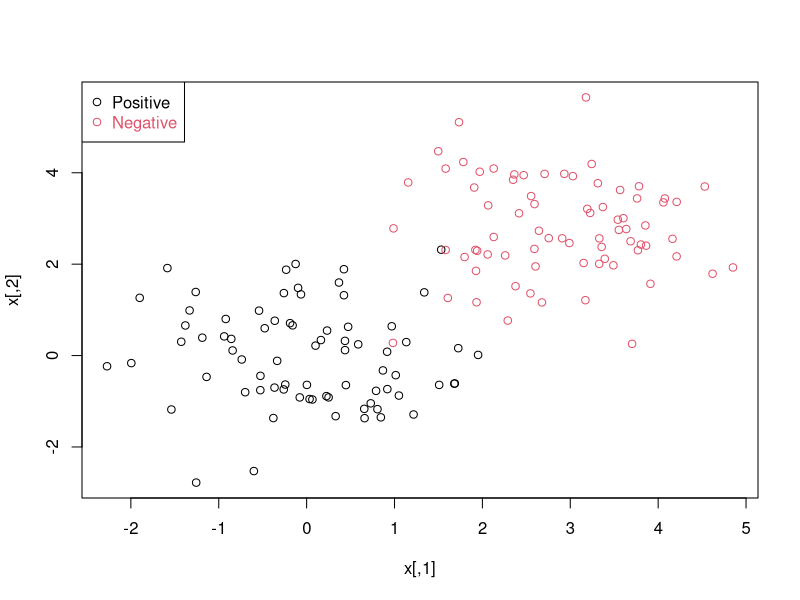
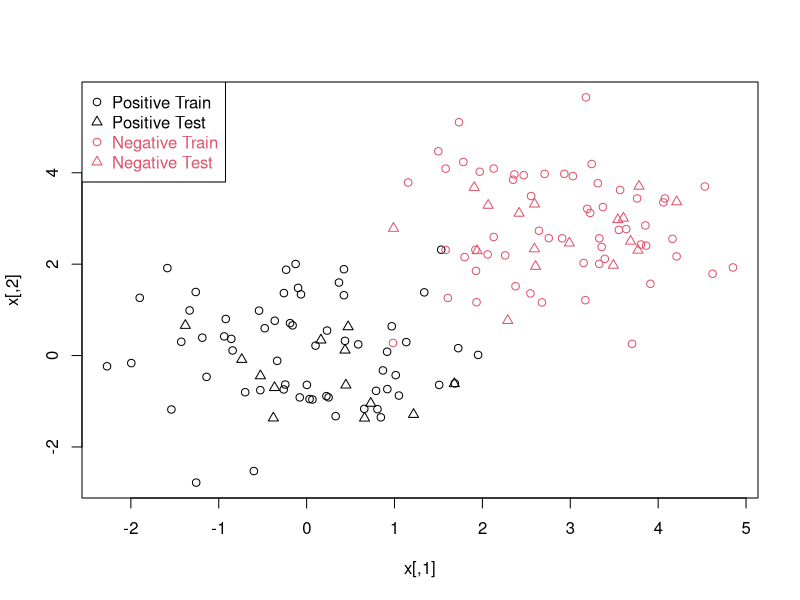
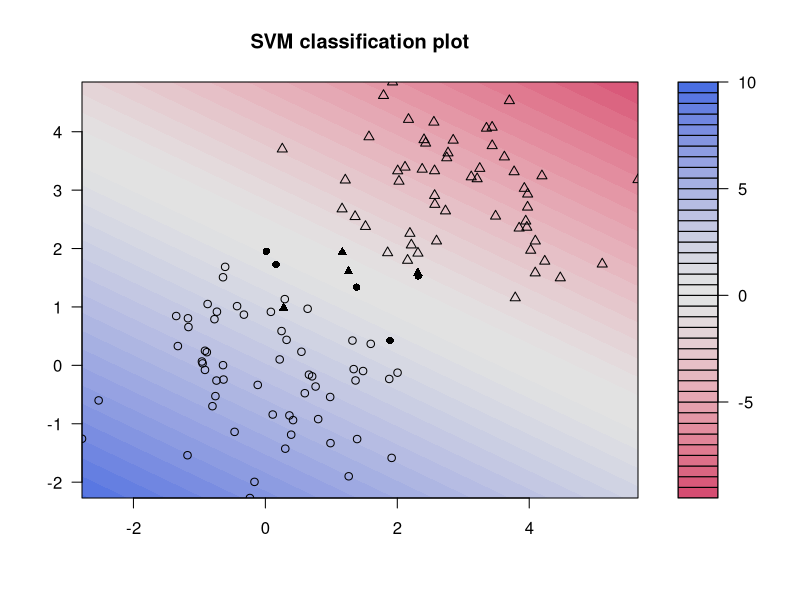

Reproduce these figures in R, in order.
n <- 150 # number of data points
p <- 2 # dimension
sigma <- 1 # variance of the distribution
meanpos <- 0 # centre of the distribution of positive examples
meanneg <- 3 # centre of the distribution of negative examples
npos <- round(n/2) # number of positive examples
nneg <- n-npos # number of negative examples
# Generate the positive and negative examples
xpos <- matrix(rnorm(npos*p,mean=meanpos,sd=sigma),npos,p)
xneg <- matrix(rnorm(nneg*p,mean=meanneg,sd=sigma),npos,p)
x <- rbind(xpos,xneg)
# Generate the labels
y <- matrix(c(rep(1,npos),rep(-1,nneg)))
# Visualize the data
plot(x,col=ifelse(y>0,1,2))
legend("topleft",c('Positive','Negative'),col=seq(2),pch=1,text.col=seq(2))
## Prepare a training and a test set ##INSTA
ntrain <- round(n*0.8) # number of training examples
tindex <- sample(n,ntrain) # indices of training samples
xtrain <- x[tindex,]
xtest <- x[-tindex,]
ytrain <- y[tindex]
ytest <- y[-tindex]
istrain=rep(0,n)
istrain[tindex]=1
# Visualize
plot(x,col=ifelse(y>0,1,2),pch=ifelse(istrain==1,1,2))
legend("topleft",c('Positive Train','Positive Test','Negative Train','Negative Test'),col=c(1,1,2,2),pch=c(1,2,1,2),text.col=c(1,1,2,2))

library(kernlab)
svp <- ksvm(xtrain,ytrain,type="C-svc",kernel='vanilladot',C=100,scaled=c())
svp
attributes(svp)
alpha(svp)
alphaindex(svp)
b(svp)
plot(svp,data=xtrain)
# Predict labels on test
ypred = predict(svp,xtest)
table(ytest,ypred)
# Compute accuracy
sum(ypred==ytest)/length(ytest)
# Compute at the prediction scores
ypredscore = predict(svp,xtest,type="decision")
